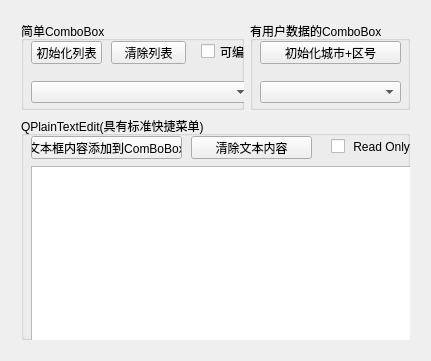
<?xml version="1.0" encoding="UTF-8"?>
<ui version="4.0">
 <class>Widget</class>
 <widget class="QWidget" name="Widget">
  <property name="geometry">
   <rect>
    <x>0</x>
    <y>0</y>
    <width>431</width>
    <height>361</height>
   </rect>
  </property>
  <property name="windowTitle">
   <string>Widget</string>
  </property>
  <widget class="QWidget" name="verticalLayoutWidget">
   <property name="geometry">
    <rect>
     <x>10</x>
     <y>10</y>
     <width>411</width>
     <height>341</height>
    </rect>
   </property>
   <layout class="QVBoxLayout" name="verticalLayout_2" stretch="2,5">
    <item>
     <layout class="QHBoxLayout" name="horizontalLayout" stretch="3,2">
      <item>
       <widget class="QGroupBox" name="groupBox">
        <property name="title">
         <string>简单ComboBox</string>
        </property>
        <widget class="QPushButton" name="pushButton_3">
         <property name="geometry">
          <rect>
           <x>10</x>
           <y>20</y>
           <width>71</width>
           <height>23</height>
          </rect>
         </property>
         <property name="text">
          <string>初始化列表</string>
         </property>
        </widget>
        <widget class="QPushButton" name="pushButton_4">
         <property name="geometry">
          <rect>
           <x>90</x>
           <y>20</y>
           <width>75</width>
           <height>23</height>
          </rect>
         </property>
         <property name="text">
          <string>清除列表</string>
         </property>
        </widget>
        <widget class="QCheckBox" name="checkBox_2">
         <property name="geometry">
          <rect>
           <x>180</x>
           <y>20</y>
           <width>71</width>
           <height>21</height>
          </rect>
         </property>
         <property name="text">
          <string>可编辑</string>
         </property>
        </widget>
        <widget class="QComboBox" name="comboBox">
         <property name="geometry">
          <rect>
           <x>10</x>
           <y>60</y>
           <width>221</width>
           <height>22</height>
          </rect>
         </property>
        </widget>
       </widget>
      </item>
      <item>
       <widget class="QGroupBox" name="groupBox_2">
        <property name="title">
         <string>有用户数据的ComboBox</string>
        </property>
        <widget class="QPushButton" name="pushButton_5">
         <property name="geometry">
          <rect>
           <x>10</x>
           <y>20</y>
           <width>141</width>
           <height>23</height>
          </rect>
         </property>
         <property name="text">
          <string>初始化城市+区号</string>
         </property>
        </widget>
        <widget class="QComboBox" name="comboBox_2">
         <property name="geometry">
          <rect>
           <x>10</x>
           <y>60</y>
           <width>141</width>
           <height>22</height>
          </rect>
         </property>
        </widget>
       </widget>
      </item>
     </layout>
    </item>
    <item>
     <widget class="QGroupBox" name="groupBox_3">
      <property name="title">
       <string>QPlainTextEdit(具有标准快捷菜单)</string>
      </property>
      <widget class="QPushButton" name="pushButton">
       <property name="geometry">
        <rect>
         <x>10</x>
         <y>20</y>
         <width>151</width>
         <height>23</height>
        </rect>
       </property>
       <property name="text">
        <string>文本框内容添加到ComBoBox</string>
       </property>
      </widget>
      <widget class="QPushButton" name="pushButton_2">
       <property name="geometry">
        <rect>
         <x>170</x>
         <y>20</y>
         <width>121</width>
         <height>23</height>
        </rect>
       </property>
       <property name="text">
        <string>清除文本内容</string>
       </property>
      </widget>
      <widget class="QCheckBox" name="checkBox">
       <property name="geometry">
        <rect>
         <x>310</x>
         <y>20</y>
         <width>91</width>
         <height>21</height>
        </rect>
       </property>
       <property name="text">
        <string> Read Only</string>
       </property>
      </widget>
      <widget class="QPlainTextEdit" name="plainTextEdit">
       <property name="geometry">
        <rect>
         <x>10</x>
         <y>50</y>
         <width>391</width>
         <height>181</height>
        </rect>
       </property>
      </widget>
     </widget>
    </item>
   </layout>
  </widget>
 </widget>
 <layoutdefault spacing="6" margin="11"/>
 <resources/>
 <connections/>
</ui>
